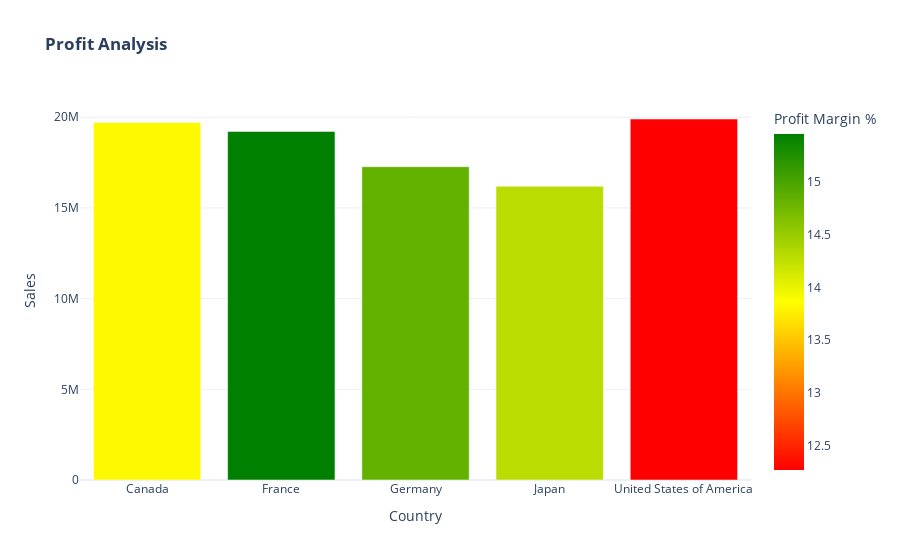

The code cell stored with this chart in its notebook:
### Code cell
# Plot Profit situation & export grouped dataframe to Excel
fig = px.bar(
    df,
    x=df.index,
    y=" Sales",
    color="Profit Margin %",
    color_continuous_scale=["red", "yellow", "green"],
    template="plotly_white",
    title="<b>Profit Analysis</b>",
)
fig.write_html(str(OUTPUT_DIR / "profit_analysis.html"))
df.to_excel(OUTPUT_DIR / "summary.xlsx")
fig

### Figure 1 — Plotly figure (JSON) as saved in the notebook; plotly's stock layout.template omitted (floating-point values rounded to 4 significant figures)
{"data": [{"alignmentgroup": "True", "hovertemplate": "Country=%{x}<br> Sales=%{y}<br>Profit Margin %=%{marker.color}<extra></extra>", "legendgroup": "", "marker": {"color": [13.83, 15.45, 14.83, 14.29, 12.27], "coloraxis": "coloraxis", "pattern": {"shape": ""}}, "name": "", "offsetgroup": "", "orientation": "v", "showlegend": false, "textposition": "auto", "type": "bar", "x": ["Canada", "France", "Germany", "Japan", "United States of America"], "xaxis": "x", "y": [19710000.0, 19220000.0, 17280000.0, 16190000.0, 19910000.0], "yaxis": "y"}], "layout": {"barmode": "relative", "coloraxis": {"colorbar": {"title": {"text": "Profit Margin %"}}, "colorscale": [[0, "red"], [0.5, "yellow"], [1, "green"]]}, "legend": {"tracegroupgap": 0}, "title": {"text": "<b>Profit Analysis</b>"}, "xaxis": {"anchor": "y", "domain": [0, 1], "title": {"text": "Country"}}, "yaxis": {"anchor": "x", "domain": [0, 1], "title": {"text": " Sales"}}}}
